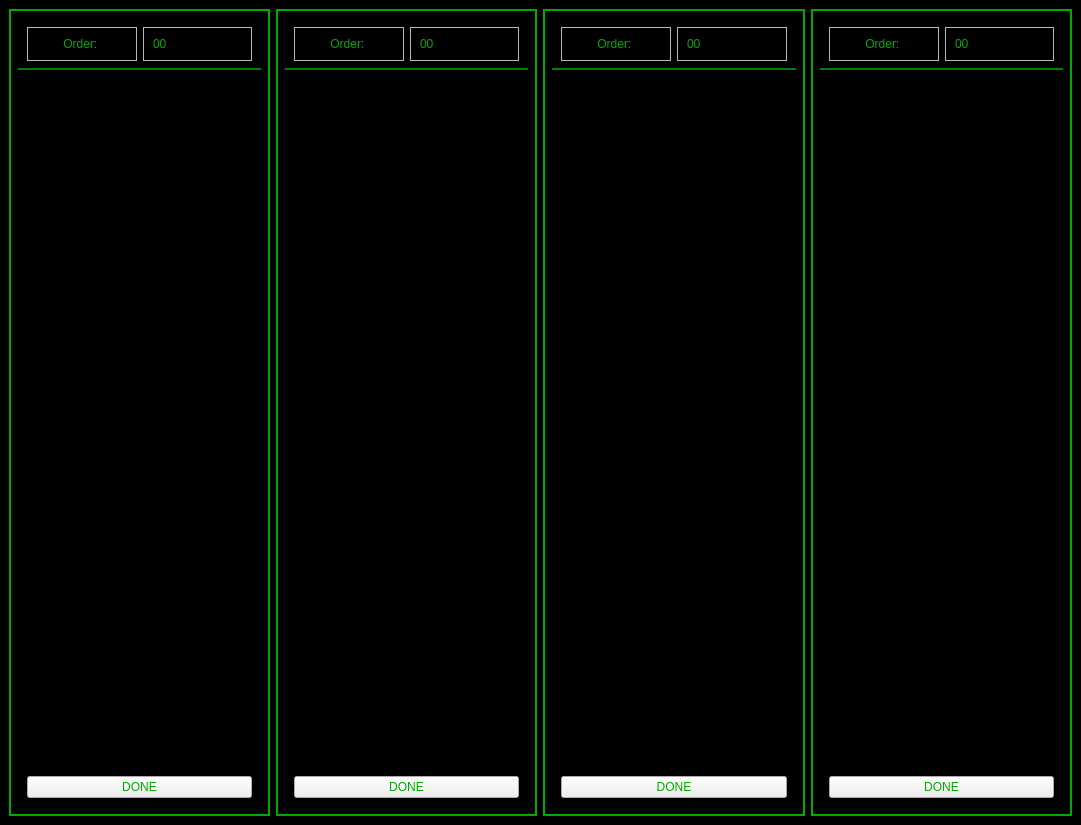
<?xml version="1.0" encoding="UTF-8"?>
<ui version="4.0">
 <class>cookGUI</class>
 <widget class="QMainWindow" name="cookGUI">
  <property name="geometry">
   <rect>
    <x>0</x>
    <y>0</y>
    <width>1081</width>
    <height>825</height>
   </rect>
  </property>
  <property name="windowTitle">
   <string>MainWindow</string>
  </property>
  <property name="styleSheet">
   <string notr="true">QMainWindow#cookGUI{
background-color: rgb(0, 0, 0);
}
</string>
  </property>
  <widget class="QWidget" name="centralwidget">
   <layout class="QHBoxLayout" name="horizontalLayout">
    <item>
     <widget class="QWidget" name="orderSlot1" native="true">
      <property name="styleSheet">
       <string notr="true">QWidget#orderSlot1{
border: 2px solid;
border-color: rgb(0, 170, 0);
}</string>
      </property>
      <layout class="QVBoxLayout" name="verticalLayout">
       <item>
        <widget class="QWidget" name="orderArea1" native="true">
         <property name="sizePolicy">
          <sizepolicy hsizetype="Preferred" vsizetype="Fixed">
           <horstretch>0</horstretch>
           <verstretch>0</verstretch>
          </sizepolicy>
         </property>
         <property name="styleSheet">
          <string notr="true">border-bottom: 2px solid green;</string>
         </property>
         <layout class="QHBoxLayout" name="horizontalLayout_2">
          <item>
           <widget class="QFrame" name="frame_2">
            <property name="frameShape">
             <enum>QFrame::StyledPanel</enum>
            </property>
            <property name="frameShadow">
             <enum>QFrame::Raised</enum>
            </property>
            <layout class="QHBoxLayout" name="horizontalLayout_4">
             <item>
              <widget class="QLabel" name="label">
               <property name="styleSheet">
                <string notr="true">font: 16pt &quot;Arial&quot;;
color: rgb(0, 170, 0);</string>
               </property>
               <property name="text">
                <string>Order: </string>
               </property>
               <property name="alignment">
                <set>Qt::AlignCenter</set>
               </property>
              </widget>
             </item>
            </layout>
           </widget>
          </item>
          <item>
           <widget class="QFrame" name="frame">
            <property name="frameShape">
             <enum>QFrame::StyledPanel</enum>
            </property>
            <property name="frameShadow">
             <enum>QFrame::Raised</enum>
            </property>
            <layout class="QHBoxLayout" name="horizontalLayout_3">
             <item>
              <widget class="QLabel" name="orderNum1">
               <property name="sizePolicy">
                <sizepolicy hsizetype="Preferred" vsizetype="Preferred">
                 <horstretch>0</horstretch>
                 <verstretch>0</verstretch>
                </sizepolicy>
               </property>
               <property name="styleSheet">
                <string notr="true">font: 16pt &quot;Arial&quot;;
color: rgb(0, 170, 0);</string>
               </property>
               <property name="text">
                <string>00</string>
               </property>
               <property name="alignment">
                <set>Qt::AlignLeading|Qt::AlignLeft|Qt::AlignVCenter</set>
               </property>
              </widget>
             </item>
            </layout>
           </widget>
          </item>
         </layout>
        </widget>
       </item>
       <item>
        <widget class="QWidget" name="widget_5" native="true">
         <layout class="QVBoxLayout" name="verticalLayout_2">
          <item>
           <widget class="QListWidget" name="listWidget">
            <property name="styleSheet">
             <string notr="true">font: 12pt &quot;Arial&quot;;
border-color: rgb(0, 0, 0);
color: rgb(0, 170, 0);
background-color: rgb(0, 0, 0);</string>
            </property>
           </widget>
          </item>
          <item>
           <widget class="QPushButton" name="doneButton1">
            <property name="styleSheet">
             <string notr="true">color: rgb(0, 170, 0);
font: 20pt &quot;MS Shell Dlg 2&quot;;</string>
            </property>
            <property name="text">
             <string>DONE</string>
            </property>
           </widget>
          </item>
         </layout>
        </widget>
       </item>
      </layout>
     </widget>
    </item>
    <item>
     <widget class="QWidget" name="orderSlot2" native="true">
      <property name="styleSheet">
       <string notr="true">QWidget#orderSlot2{
border: 2px solid;
border-color: rgb(0, 170, 0);
}</string>
      </property>
      <layout class="QVBoxLayout" name="verticalLayout_6">
       <item>
        <widget class="QWidget" name="orderArea2" native="true">
         <property name="sizePolicy">
          <sizepolicy hsizetype="Preferred" vsizetype="Fixed">
           <horstretch>0</horstretch>
           <verstretch>0</verstretch>
          </sizepolicy>
         </property>
         <property name="styleSheet">
          <string notr="true">border-bottom: 2px solid green;</string>
         </property>
         <layout class="QHBoxLayout" name="horizontalLayout_5">
          <item>
           <widget class="QFrame" name="frame_3">
            <property name="frameShape">
             <enum>QFrame::StyledPanel</enum>
            </property>
            <property name="frameShadow">
             <enum>QFrame::Raised</enum>
            </property>
            <layout class="QHBoxLayout" name="horizontalLayout_6">
             <item>
              <widget class="QLabel" name="label_4">
               <property name="styleSheet">
                <string notr="true">font: 16pt &quot;Arial&quot;;
color: rgb(0, 170, 0);</string>
               </property>
               <property name="text">
                <string>Order: </string>
               </property>
               <property name="alignment">
                <set>Qt::AlignCenter</set>
               </property>
              </widget>
             </item>
            </layout>
           </widget>
          </item>
          <item>
           <widget class="QFrame" name="frame_4">
            <property name="frameShape">
             <enum>QFrame::StyledPanel</enum>
            </property>
            <property name="frameShadow">
             <enum>QFrame::Raised</enum>
            </property>
            <layout class="QHBoxLayout" name="horizontalLayout_7">
             <item>
              <widget class="QLabel" name="orderNum2">
               <property name="styleSheet">
                <string notr="true">font: 16pt &quot;Arial&quot;;
color: rgb(0, 170, 0);</string>
               </property>
               <property name="text">
                <string>00</string>
               </property>
              </widget>
             </item>
            </layout>
           </widget>
          </item>
         </layout>
        </widget>
       </item>
       <item>
        <widget class="QWidget" name="widget_9" native="true">
         <layout class="QVBoxLayout" name="verticalLayout_3">
          <item>
           <widget class="QListWidget" name="listWidget_2">
            <property name="styleSheet">
             <string notr="true">font: 12pt &quot;Arial&quot;;
border-color: rgb(0, 0, 0);
color: rgb(0, 170, 0);
background-color: rgb(0, 0, 0);</string>
            </property>
           </widget>
          </item>
          <item>
           <widget class="QPushButton" name="doneButton2">
            <property name="styleSheet">
             <string notr="true">color: rgb(0, 170, 0);
font: 20pt &quot;Arial&quot;;</string>
            </property>
            <property name="text">
             <string>DONE</string>
            </property>
           </widget>
          </item>
         </layout>
        </widget>
       </item>
      </layout>
     </widget>
    </item>
    <item>
     <widget class="QWidget" name="orderSlot3" native="true">
      <property name="styleSheet">
       <string notr="true">QWidget#orderSlot3{
border: 2px solid;
border-color: rgb(0, 170, 0);
}</string>
      </property>
      <layout class="QVBoxLayout" name="verticalLayout_7">
       <item>
        <widget class="QWidget" name="orderArea3" native="true">
         <property name="sizePolicy">
          <sizepolicy hsizetype="Preferred" vsizetype="Fixed">
           <horstretch>0</horstretch>
           <verstretch>0</verstretch>
          </sizepolicy>
         </property>
         <property name="styleSheet">
          <string notr="true">border-bottom: 2px solid green;</string>
         </property>
         <layout class="QHBoxLayout" name="horizontalLayout_8">
          <item>
           <widget class="QFrame" name="frame_5">
            <property name="frameShape">
             <enum>QFrame::StyledPanel</enum>
            </property>
            <property name="frameShadow">
             <enum>QFrame::Raised</enum>
            </property>
            <layout class="QHBoxLayout" name="horizontalLayout_9">
             <item>
              <widget class="QLabel" name="label_6">
               <property name="styleSheet">
                <string notr="true">font: 16pt &quot;Arial&quot;;
color: rgb(0, 170, 0);</string>
               </property>
               <property name="text">
                <string>Order: </string>
               </property>
               <property name="alignment">
                <set>Qt::AlignCenter</set>
               </property>
              </widget>
             </item>
            </layout>
           </widget>
          </item>
          <item>
           <widget class="QFrame" name="frame_6">
            <property name="frameShape">
             <enum>QFrame::StyledPanel</enum>
            </property>
            <property name="frameShadow">
             <enum>QFrame::Raised</enum>
            </property>
            <layout class="QHBoxLayout" name="horizontalLayout_10">
             <item>
              <widget class="QLabel" name="orderNum3">
               <property name="styleSheet">
                <string notr="true">font: 16pt &quot;Arial&quot;;
color: rgb(0, 170, 0);</string>
               </property>
               <property name="text">
                <string>00</string>
               </property>
              </widget>
             </item>
            </layout>
           </widget>
          </item>
         </layout>
        </widget>
       </item>
       <item>
        <widget class="QWidget" name="widget_10" native="true">
         <layout class="QVBoxLayout" name="verticalLayout_4">
          <item>
           <widget class="QListWidget" name="listWidget_3">
            <property name="styleSheet">
             <string notr="true">font: 12pt &quot;Arial&quot;;
border-color: rgb(0, 0, 0);
color: rgb(0, 170, 0);
background-color: rgb(0, 0, 0);</string>
            </property>
           </widget>
          </item>
          <item>
           <widget class="QPushButton" name="doneButton3">
            <property name="styleSheet">
             <string notr="true">color: rgb(0, 170, 0);
font:20pt &quot;Arial&quot;;</string>
            </property>
            <property name="text">
             <string>DONE</string>
            </property>
           </widget>
          </item>
         </layout>
        </widget>
       </item>
      </layout>
     </widget>
    </item>
    <item>
     <widget class="QWidget" name="orderSlot4" native="true">
      <property name="styleSheet">
       <string notr="true">QWidget#orderSlot4{
border: 2px solid;
border-color: rgb(0, 170, 0);
}</string>
      </property>
      <layout class="QVBoxLayout" name="verticalLayout_8">
       <item>
        <widget class="QWidget" name="orderArea4" native="true">
         <property name="sizePolicy">
          <sizepolicy hsizetype="Preferred" vsizetype="Fixed">
           <horstretch>0</horstretch>
           <verstretch>0</verstretch>
          </sizepolicy>
         </property>
         <property name="styleSheet">
          <string notr="true">border-bottom: 2px solid green;</string>
         </property>
         <layout class="QHBoxLayout" name="horizontalLayout_11">
          <item>
           <widget class="QFrame" name="frame_7">
            <property name="frameShape">
             <enum>QFrame::StyledPanel</enum>
            </property>
            <property name="frameShadow">
             <enum>QFrame::Raised</enum>
            </property>
            <layout class="QHBoxLayout" name="horizontalLayout_12">
             <item>
              <widget class="QLabel" name="label_8">
               <property name="styleSheet">
                <string notr="true">font: 16pt &quot;Arial&quot;;
color: rgb(0, 170, 0);</string>
               </property>
               <property name="text">
                <string>Order: </string>
               </property>
               <property name="alignment">
                <set>Qt::AlignCenter</set>
               </property>
              </widget>
             </item>
            </layout>
           </widget>
          </item>
          <item>
           <widget class="QFrame" name="frame_8">
            <property name="frameShape">
             <enum>QFrame::StyledPanel</enum>
            </property>
            <property name="frameShadow">
             <enum>QFrame::Raised</enum>
            </property>
            <layout class="QHBoxLayout" name="horizontalLayout_13">
             <item>
              <widget class="QLabel" name="orderNum4">
               <property name="styleSheet">
                <string notr="true">font: 16pt &quot;Arial&quot;;
color: rgb(0, 170, 0);</string>
               </property>
               <property name="text">
                <string>00</string>
               </property>
              </widget>
             </item>
            </layout>
           </widget>
          </item>
         </layout>
        </widget>
       </item>
       <item>
        <widget class="QWidget" name="widget_11" native="true">
         <layout class="QVBoxLayout" name="verticalLayout_5">
          <item>
           <widget class="QListWidget" name="listWidget_4">
            <property name="styleSheet">
             <string notr="true">font: 12pt &quot;Arial&quot;;
border-color: rgb(0, 0, 0);
color: rgb(0, 170, 0);
background-color: rgb(0, 0, 0);</string>
            </property>
           </widget>
          </item>
          <item>
           <widget class="QPushButton" name="doneButton4">
            <property name="styleSheet">
             <string notr="true">color: rgb(0, 170, 0);
font: 20pt &quot;Arial&quot;;</string>
            </property>
            <property name="text">
             <string>DONE</string>
            </property>
           </widget>
          </item>
         </layout>
        </widget>
       </item>
      </layout>
     </widget>
    </item>
   </layout>
  </widget>
 </widget>
 <resources/>
 <connections/>
</ui>
